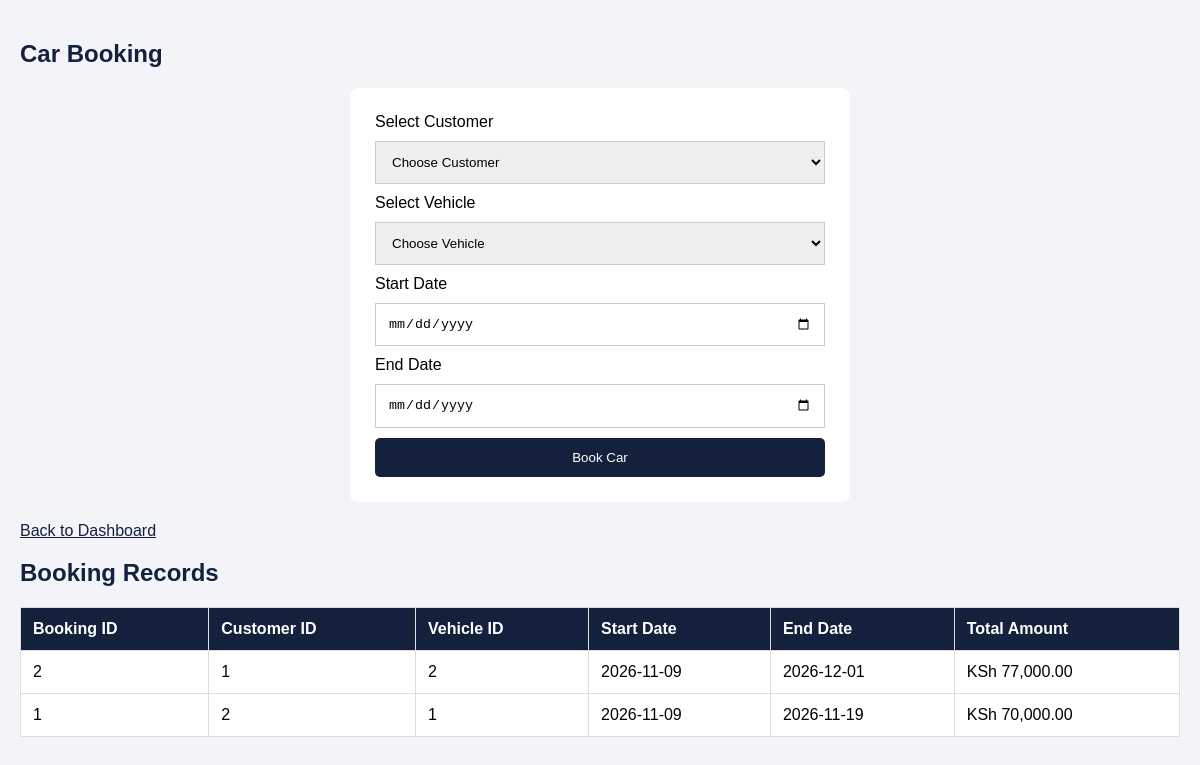
The page /bookings.php on the database its author committed.
### tables this page shows
CREATE TABLE `bookings` (
  `id` int(11) NOT NULL,
  `customer_id` int(11) DEFAULT NULL,
  `vehicle_id` int(11) DEFAULT NULL,
  `start_date` date DEFAULT NULL,
  `end_date` date DEFAULT NULL,
  `total_amount` decimal(10,2) DEFAULT NULL,
  `status` varchar(30) DEFAULT 'Booked'
);

### bookings.php (the view, shortened to what this page needs)
<?php
include 'db.php';
?>
<!DOCTYPE html>
<html>
<head>
<link rel="stylesheet" href="style.css">
</head>
<body>
<h2>Car Booking</h2>
<form method="POST">
<label>Select Customer</label>
<select name="customer_id" required>
<option value="">Choose Customer</option>
</select>
<label>Select Vehicle</label>
<select name="vehicle_id" required>
<option value="">Choose Vehicle</option>
</select>
<label>Start Date</label>
<input type="date" name="start_date" required>
<label>End Date</label>
<input type="date" name="end_date" required>
<button type="submit" name="book">Book Car</button>
</form>
<a href="index.php">Back to Dashboard</a>
<h2>Booking Records</h2>
<table>
<tr>
<th>Booking ID</th>
<th>Customer ID</th>
<th>Vehicle ID</th>
<th>Start Date</th>
<th>End Date</th>
<th>Total Amount</th>
</tr>
<?php
$result = $conn->query("SELECT * FROM bookings ORDER BY id DESC");
while($row = $result->fetch_assoc()) {
?>
<tr>
<td><?= $row['id'] ?></td>
<td><?= $row['customer_id'] ?></td>
<td><?= $row['vehicle_id'] ?></td>
<td><?= $row['start_date'] ?></td>
<td><?= $row['end_date'] ?></td>
<td>KSh <?= number_format($row['total_amount'],2) ?></td>
</tr>
<?php } ?>
</table>
</body>
</html>

### style.css (style rules this page uses)
body { font-family: Arial, sans-serif; background: #f2f4f8; margin: 0; padding: 20px; }
h2 { color: #14213d; }
form { background: white; padding: 25px; max-width: 450px; margin: 20px auto; border-radius: 8px; }
input, select { width: 100%; padding: 12px; margin: 10px 0; border: 1px solid #ccc; box-sizing: border-box; }
button { background: #14213d; color: white; border: none; padding: 12px; width: 100%; cursor: pointer; border-radius: 5px; }
table { width: 100%; border-collapse: collapse; background: white; margin-top: 20px; }
th, td { border: 1px solid #ddd; padding: 12px; text-align: left; }
th { background: #14213d; color: white; }
a { color: #14213d; }

### rows shown on the page
bookings: id "2", customer "1", vehicle "2", start_date "2026-11-09", end_date "2026-12-01", total_amount "77,000.00"
bookings: id "1", customer "2", vehicle "1", start_date "2026-11-09", end_date "2026-11-19", total_amount "70,000.00"
